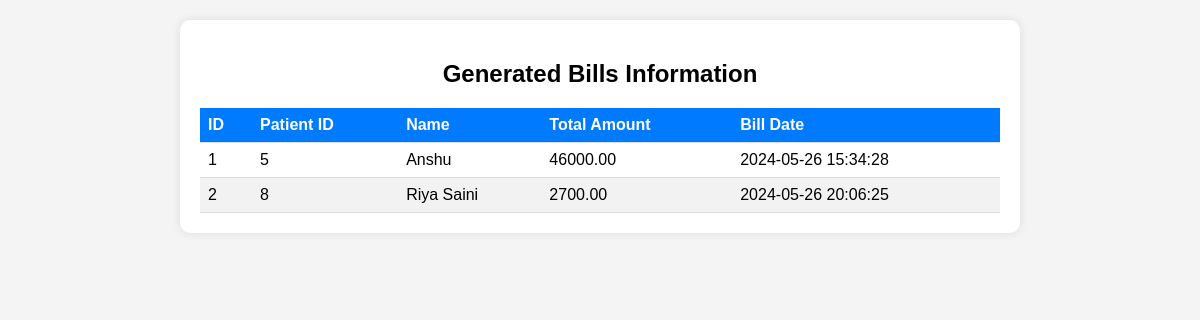
/display_bills.php, run on the app's committed database.
### tables this page shows
CREATE TABLE `bills` (
  `id` int(11) NOT NULL,
  `patient_id` int(11) NOT NULL,
  `name` varchar(100) NOT NULL,
  `dob` date NOT NULL,
  `gender` enum('Male','Female','Other') NOT NULL,
  `blood_group` varchar(10) NOT NULL,
  `email` varchar(100) NOT NULL,
  `mobile` varchar(15) NOT NULL,
  `address` text NOT NULL,
  `insurance` varchar(100) NOT NULL,
  `doctor_name` varchar(100) NOT NULL,
  `consultant_fees` decimal(10,2) NOT NULL,
  `treatment_fees` decimal(10,2) NOT NULL,
  `room_charge` decimal(10,2) NOT NULL,
  `payment_method` enum('Cash','NetBanking','Paytm','Gpay') NOT NULL,
  `total_amount` decimal(10,2) NOT NULL,
  `bill_date` timestamp NOT NULL DEFAULT current_timestamp()
);

### display_bills.php (the view, shortened to what this page needs)
<?php
include('connection.php');
try {
    $query = $db->query("SELECT * FROM bills");
    $bills = $query->fetchAll(PDO::FETCH_ASSOC);
} catch (PDOException $e) {
    echo "Error: " . $e->getMessage();
    die();
}
?>
<!DOCTYPE html>
<html lang="en">
<head>
</head>
<body>
    <div class="container">
        <h2 align="center">Generated Bills Information</h2>
        <table>
            <thead>
                <tr>
                    <th>ID</th>
                    <th>Patient ID</th>
                    <th>Name</th>
                    <th>Total Amount</th>
                    <th>Bill Date</th>
                </tr>
            </thead>
            <tbody>
                <?php foreach ($bills as $bill): ?>
                    <tr>
                        <td><?php echo $bill['id']; ?></td>
                        <td><?php echo $bill['patient_id']; ?></td>
                        <td><?php echo $bill['name']; ?></td>
                        <td><?php echo $bill['total_amount']; ?></td>
                        <td><?php echo $bill['bill_date']; ?></td>
                    </tr>
                <?php endforeach; ?>
            </tbody>
        </table>
    </div>
</body>
</html>

### display_bills.php (style rules this page uses)
body { font-family: Arial, sans-serif; background-color: #f4f4f4; margin: 0; padding: 0; }
.container { max-width: 800px; margin: 20px auto; padding: 20px; background-color: #fff; border-radius: 10px; box-shadow: 0 0 10px rgba(0, 0, 0, 0.1); }
table { width: 100%; border-collapse: collapse; }
th, td { padding: 8px; border-bottom: 1px solid #ddd; text-align: left; }
th { background-color: #007bff; color: #fff; }
tr:nth-child(even) { background-color: #f2f2f2; }

### data on the page
bills: id "1", patient "5", name "Anshu", total_amount "46000.00", bill_date "2024-05-26 15:34:28"
bills: id "2", patient "8", name "Riya Saini", total_amount "2700.00", bill_date "2024-05-26 20:06:25"
